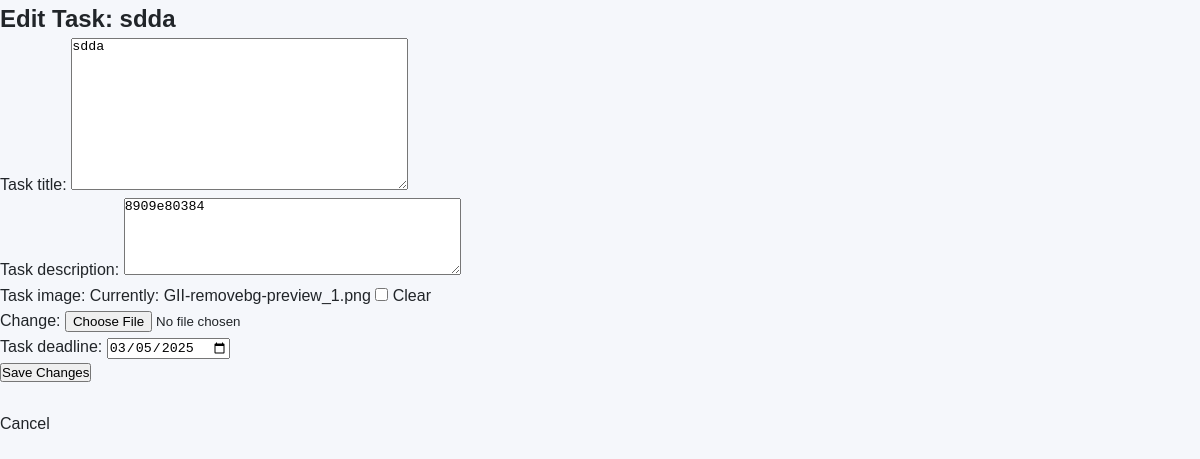
Page /task/36/edit/ on the earlier database version.
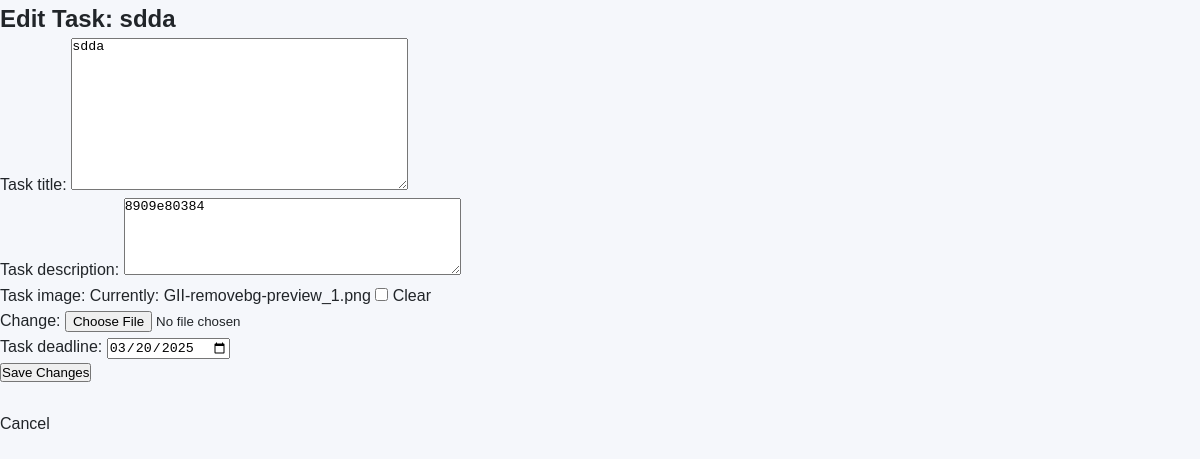
Same page on the later database version.
### task_manager/models.py (models this page shows, shortened)
class Task(models.Model):
    task_title = models.CharField(max_length= 200, unique=True, blank=False )
    task_description = models.TextField(blank=False)
    task_image = models.ImageField(blank=True, null=True, default="placeholder.jpg")
    task_status = models.CharField(
        max_length= 50,
        blank=False,
        default="pending",
        choices = [("pending", "Pending"), ("complete", "Complete"), ("overdue", "Overdue"), ]
    )
    created_at = models.DateTimeField(auto_now_add=True, blank=False)
    deleted_at = models.DateTimeField(auto_now_add=True, null=True, blank=True)
    updated_at = models.DateTimeField(auto_now=True)
    task_deadline = models.DateTimeField(null=True, blank=True,)
    is_in_trash = models.BooleanField(default=False)

### task_manager/views.py (the view)
# urls.py: path('task/<int:id>/edit/', views.EditTask, name='EditTask'),
def EditTask(request, id):
    task = get_object_or_404(Task, id=id)
    if request.method == 'POST':
        form = CreateTask(request.POST, instance=task)
        if form.is_valid():
            form.save()
            return redirect('ViewTask', id=task.id)  # Redirect to view the updated task
    else:
        form = CreateTask(instance=task)
    return render(request, 'edit_task.html', {'form': form, 'task': task})

### task_manager/forms.py
class CreateTask(forms.ModelForm):
   class Meta:
       model = Task
       fields = ['task_title' ,'task_description', 'task_image','task_deadline']
       widgets = {
            'task_title': forms.Textarea(attrs={'placeholder':"Enter a title..."}),
            'task_description': forms.Textarea(attrs={'rows': 5, 'cols': 40, 'placeholder': 'Enter task description...'}),
            'task_deadline': forms.DateInput(attrs={'type': 'date'}),
        }

### task_manager/templates/edit_task.html (shortened to what this page needs)
<!DOCTYPE html>
<html lang="en">
<head>
    {% load static %}
    <link rel="stylesheet" type="text/css" href="{% static 'css/general.css' %}">
    <link rel="stylesheet" type="text/css" href="{% static 'css/task_list.css' %}">
</head>
<body>
    <h2>Edit Task: {{ task.task_title }}</h2>
    <form method="POST" enctype="multipart/form-data">
        {{ form.as_p }}
        <button type="submit" class="btn">Save Changes</button>
    </form>
    <br>
    <a href="{% url 'ViewTask' task.id %}">Cancel</a>
</body>
</html>

Differences in the rows shown:
changed Task "sdda": task_deadline "03/05/2025" → "03/20/2025"
